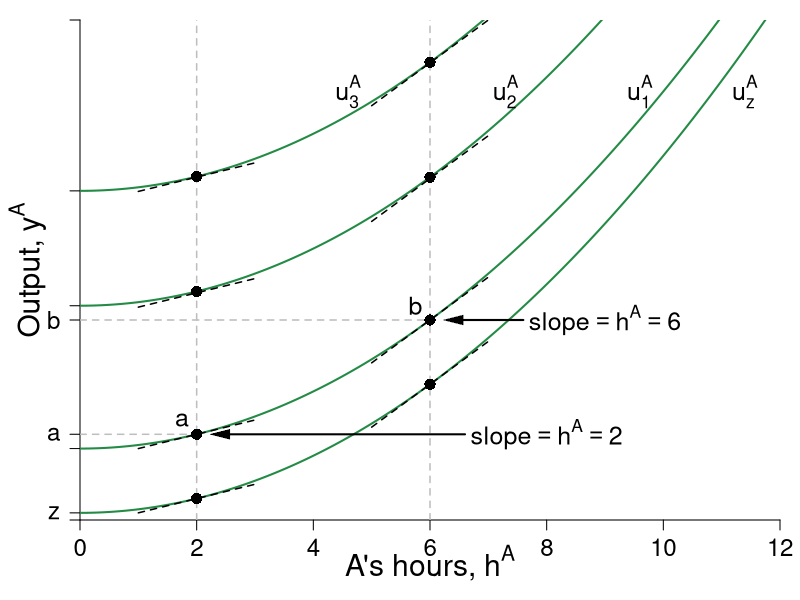

The R source for this figure:
require(shape)
pdf(file = "coordination_failures/coord_indiff_ya.pdf", width = 9, height = 7)

#Set parameters for graphics
pointsize <- 1.8
axislabelsize <- 1.8
labelsize <- 1.5
namesize <- 1.8
annotatesize <- 1.5
graphlinewidth <- 2
segmentlinewidth <- 1.5

COL <- c("#7fc97f", "#beaed4", "#fdc086", "#ffff99", "#386cb0", "#f0027f", "#bf5b17", "#666666")
COLA <- c("#99d8c9","#66c2a4","#41ae76", "#238b45", "#005824")
COLB <- c("#4eb3d3", "#2b8cbe", "#0868ac","#084081")

par(mar =  c(4, 4, 1, 1))

indiffA <- function(ea, uA = 46.08) {
  uA + (1/2)*(ea)^2
}

mrsA <- function(ea){
  ea
}

slopeline <- function(ea, yint = 0.5, slope = 2){
  yint + slope*ea
}


xlims <- c(0, 12)
ylims <- c(0, 70)

npts <- 501 
x <- seq(xlims[1], xlims[2], length.out = npts)
y <- seq(ylims[1], ylims[2], length.out = npts) 
a <- c(12, 46.08, 90)

#B's value when at A's bliss point
#0.35*log(5.88) + 0.35*log(8.88) + 0.5*log(10 - 5.88) + 0.5*log(15 - 8.88) 

#B's bliss point x = 4.11765; y = 6.17647
#A's value when at A's bliss point
#0.5*log(4.11765) + 0.5*log(6.17647) + 0.35*log(10 - 4.11765) + 0.35*log(15 - 6.17647) 


plot(0, 0, xlim = xlims, ylim = ylims, type = "n",
     xlab = expression(paste("")),
     ylab = expression(paste("")), 
     xaxt = "n", 
     yaxt = "n", 
     cex.lab = axislabelsize, 
     bty = "n",
     xaxs="i", 
     yaxs="i")

# ticksy <- seq(from = 0, to = ylims[2], by = 2)
# ylabels <- seq(from = 0, to = ylims[2], by = 2)
ticksx <- seq(from = 0, to = xlims[2], by = 2)
xlabels <- seq(from = 0, to = xlims[2], by = 2)
ticksy <- c(0, 1, 10, 12, 28, 30, 46.08, 70)
ylabels <- c(NA, expression(z), expression(paste()), expression(paste(a)),expression(paste(b)), expression(paste()), expression(paste()), NA)
# ticksx <- c(0, 6.9, 12, 9.6, 16, 24, 26)
# xlabels <- c(NA, expression(paste(e^A,"*")), expression(paste(1/2*beta)), expression(paste(e^{AN})), expression(paste(alpha)), expression(paste(1/beta)), NA)

axis(1, at = ticksx, pos = 0, labels = xlabels, cex.axis= labelsize - 0.05)
axis(2, at = ticksy, pos = 0, labels = ylabels, las = 1, cex.axis= labelsize - 0.05)

npts <- 500 
xx1 <- seq(xlims[1], xlims[2], length.out = npts)

lines(xx1, indiffA(xx1, uA = 1), col = COLA[4], lwd = graphlinewidth)
lines(xx1, indiffA(xx1, uA = 10), col = COLA[4], lwd = graphlinewidth)
lines(xx1, indiffA(xx1, uA = 30), col = COLA[4], lwd = graphlinewidth)
lines(xx1, indiffA(xx1, uA = 46.08), col = COLA[4], lwd = graphlinewidth)

# lines(xx1, brfB(xx1, alpha = 16, beta = 1/24), col = COLB[4], lwd = graphlinewidth)
# lines(xx1, brfPEA(xx1, alpha = 16, beta = 1/24), col = COLA[4], lwd = graphlinewidth)
# lines(xx1, brfPEB(xx1, alpha = 16, beta = 1/24), col = COLB[4], lwd = graphlinewidth)

# contour(x, y, 
#         outer(x, y, uA),
#         #labels = c("v1", "v2", "v3"),
#         drawlabels = FALSE,
#         col = COLA[3],
#         #xlab = expression(paste("A's Apples, ", x)),
#         #ylab = expression(paste("A's Oranges, ", y)),
#         #cex.lab = axislabelsize,
#         lwd = graphlinewidth,
#         levels = a, 
#         xaxs="i", 
#         yaxs="i", 
#         add = TRUE)


segments(2, 0, 2, ylims[2], lty = 2, col = "gray" , lwd = segmentlinewidth)
segments(6, 0, 6, ylims[2], lty = 2, col = "gray" , lwd = segmentlinewidth)
segments(0, 12, 2, 12, ylims[2], lty = 2, col = "gray" , lwd = segmentlinewidth)
segments(0, 28, 6, 28, ylims[2], lty = 2, col = "gray" , lwd = segmentlinewidth)


#mtext(expression(paste("A's hours, ", h^A)), side=1, line = 3.2, cex = axislabelsize)
text(0.5*xlims[2], -6, expression(paste("A's hours, ", h^A)), xpd = TRUE, cex = axislabelsize)
text(-0.9, 0.5*ylims[2], expression(paste("Output, ", y^A)), xpd = TRUE, cex = axislabelsize, srt = 90)
#
text(8, 12, expression(paste("slope", phantom()==h^A, phantom() == 2)), cex = annotatesize)
Arrows(6.6, 12, 2.4, 12, col = "black", lty = 1, lwd = 2, arr.type = "triangle", arr.lwd = 0.5)
#
text(9, 28, expression(paste("slope", phantom()==h^A, phantom() == 6)), cex = annotatesize)
Arrows(7.6, 28, 6.4, 28, col = "black", lty = 1, lwd = 2, arr.type = "triangle", arr.lwd = 0.5)

#Label the iso-welfare functions for the HG, Aisha
text(11.4, 60, expression(u[z]^A), cex = annotatesize)
text(9.6, 60, expression(u[1]^A), cex = annotatesize)
text(7.3, 60, expression(u[2]^A), cex = annotatesize)
text(4.6, 60, expression(u[3]^A), cex = annotatesize)

text(1.75, 14, expression(a), cex = annotatesize)
text(5.75, 30, expression(b), cex = annotatesize)



lowint <- c(8, 27.8, 44)

slopex1 <- seq(1,3,length.out = 200)
lines(slopex1, slopeline(slopex1, yint = -1, slope = mrsA(ea = 2)), col = "black", lty = 2, lwd = segmentlinewidth)
lines(slopex1, slopeline(slopex1, yint = lowint[1], slope = mrsA(ea = 2)), col = "black", lty = 2, lwd = segmentlinewidth)
lines(slopex1, slopeline(slopex1, yint = lowint[2], slope = mrsA(ea = 2)), col = "black", lty = 2, lwd = segmentlinewidth)
lines(slopex1, slopeline(slopex1, yint = lowint[3], slope = mrsA(ea = 2)), col = "black", lty = 2, lwd = segmentlinewidth)

highint <- c(-8, 11.8, 28)
slopex2 <- seq(5,7,length.out = 200)
lines(slopex2, slopeline(slopex2, yint = -17, slope = mrsA(ea = 6)), col = "black", lty = 2, lwd = segmentlinewidth)
lines(slopex2, slopeline(slopex2, yint = highint[1], slope = mrsA(ea = 6)), col = "black", lty = 2, lwd = segmentlinewidth)
lines(slopex2, slopeline(slopex2, yint = highint[2], slope = mrsA(ea = 6)), col = "black", lty = 2, lwd = segmentlinewidth)
lines(slopex2, slopeline(slopex2, yint = highint[3], slope = mrsA(ea = 6)), col = "black", lty = 2, lwd = segmentlinewidth)


firstpointsx <- c(2, 2, 2, 2)
firstpointsy <- c(indiffA(ea = firstpointsx[1], uA = 1), indiffA(ea = firstpointsx[2], uA = 10), indiffA(ea = firstpointsx[3], uA = 30), indiffA(ea = firstpointsx[4], uA = 46.08))
points(firstpointsx, firstpointsy, pch = 16, col = "black", cex = 1.5)

secondpointsx <- c(6, 6, 6, 6)
secondpointsy <- c(indiffA(ea = 6, uA = 1), indiffA(ea = 6, uA = 10), indiffA(ea = 6, uA = 30), indiffA(ea = 6, uA = 46.08))
points(secondpointsx, secondpointsy, pch = 16, col = "black", cex = 1.5)




dev.off()
